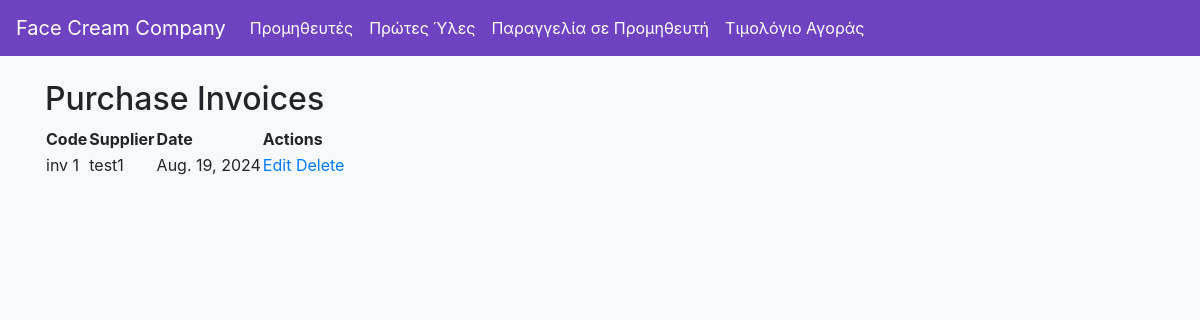
Page /api/purchase-invoice/ on the committed database.
### raw_materials/models.py (models this page shows, shortened)
class PurchaseInvoice(models.Model):
    code = models.CharField(max_length=50, unique=True)
    supplier = models.ForeignKey(Supplier, on_delete=models.CASCADE)
    purchase_order_code = models.ForeignKey(PurchaseOrder, null=True, blank=True, on_delete=models.SET_NULL)
    date_of_invoice = models.DateField()

class Supplier(models.Model):
    code = models.CharField(max_length=20, unique=True)
    name = models.CharField(max_length=100)
    address = models.TextField()
    phone = models.CharField(max_length=15)
    mobile = models.CharField(max_length=15)
    email = models.EmailField()

### raw_materials/views.py (the view)
# urls.py: path('purchase-invoice/', PurchaseInvoiceListView.as_view(), name='purchase_invoice_list'),
class PurchaseInvoiceListView(ListView):
    model = PurchaseInvoice
    template_name = 'raw_materials/purchase_invoice_list.html'
    context_object_name = 'invoices'

### raw_materials/templates/raw_materials/purchase_invoice_list.html
{% extends "base.html" %}
{% block content %}
<h2>Purchase Invoices</h2>
<table>
    <thead>
        <tr>
            <th>Code</th>
            <th>Supplier</th>
            <th>Date</th>
            <th>Actions</th>
        </tr>
    </thead>
    <tbody>
        {% for invoice in invoices %}
        <tr>
            <td>{{ invoice.code }}</td>
            <td>{{ invoice.supplier.name }}</td>
            <td>{{ invoice.date_of_invoice }}</td>
            <td>
                <a href="{% url 'purchase_invoice_edit' invoice.id %}">Edit</a>
                <a href="{% url 'purchase_invoice_delete' invoice.id %}">Delete</a>
            </td>
        </tr>
        {% endfor %}
    </tbody>
</table>
{% endblock %}

### raw_materials/templates/base.html (style rules this page uses)
body { background-color: #f8f9fa; }

### rows in the picture
PurchaseInvoice: code "inv 1", supplier.name "test1", date_of_invoice "Aug. 19, 2024"
